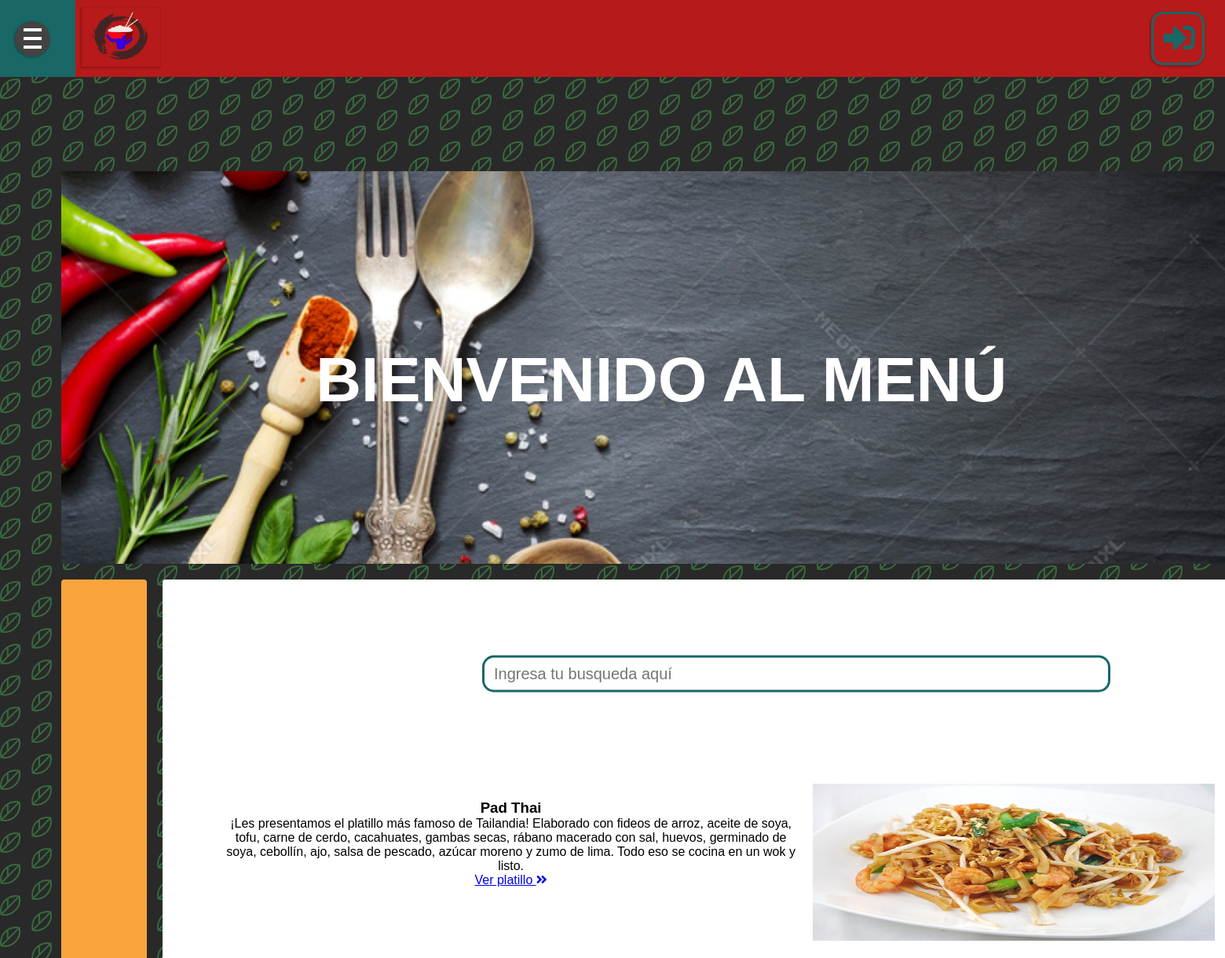
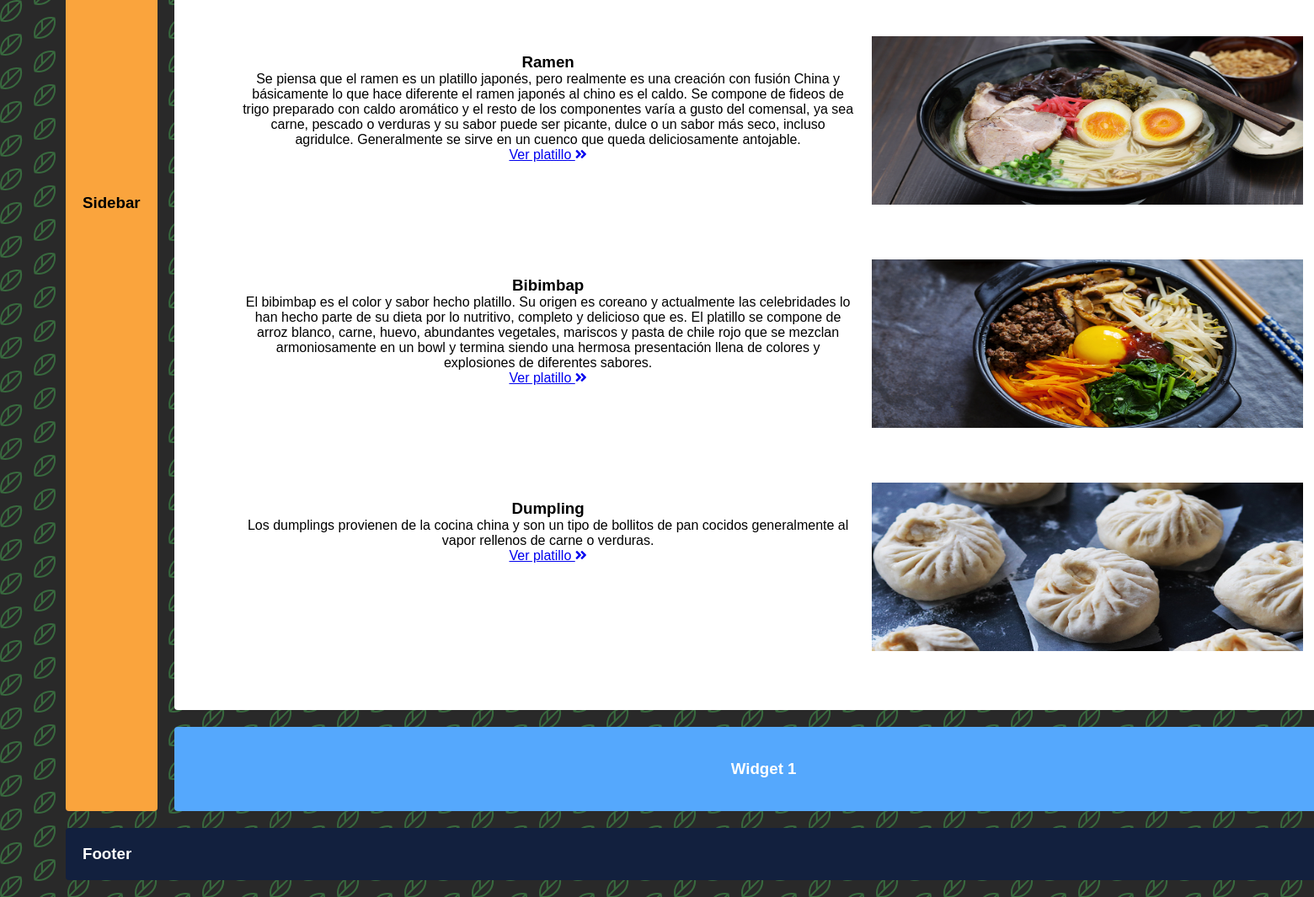
The page /menu on the database its author committed (2 pictures, top to bottom).
### tables this page shows
CREATE TABLE platos (
	id INTEGER NOT NULL PRIMARY KEY AUTOINCREMENT,
	plato TEXT(60) NOT NULL,
	descripcion TEXT(255),
	imagen TEXT(200),
	precio REAL
, id_disponiblidad INTEGER NOT NULL);

### app.py (the view)
@app.route('/menu', methods=['POST', 'GET'])
def menu():
    with sqlite3.connect("restaurante.db") as con:
        cur = con.cursor()
        cur.execute("SELECT * FROM platos")
        platoslist = cur.fetchall()
        return render_template('menu.html',PL=platoslist)

### templates/menu.html (shortened to what this page needs)
<!DOCTYPE html>
<html lang="es">
<head>
    <link rel="stylesheet" href="../static/css/menu.css">
</head>
<body>
    {% include 'layout.html' %}
    <div class="menu">
        <div class="arriba">
            <h1>BIENVENIDO AL MENÚ</h1>
        </div>
        <div class="contenido">
            <div class="contbusqueda">
                <form action="{{url_for('search')}}" method="POST">
                    <input type="text" placeholder="Ingresa tu busqueda aquí" class="busquedaqui" id=busqueda name="busqueda">
                </form>
            </div>
            <div class="menupag">
                {% for PLI in PL %}
                <div class="card">
                    <img src="../static/img-platos/{{ PLI.3 }}" alt="Dumpling">
                    <div class="descript">
                        <h3>{{PLI[1]}}</h3>
                        <p>{{PLI[2]}}</p>
                        <a href="#">Ver platillo <i class="fas fa-angle-double-right"></i></a>
                    </div>
                </div>
                {% endfor %}
            </div>
        </div>
        <aside class="sidebar">
            <h3>Sidebar</h3>
        </aside>
        <div class="widget-1">
            <h3>Widget 1</h3>
        </div>
        <footer class="footer">
            <h3>Footer</h3>
        </footer>
    </div>
</body>
</html>

### static/css/menu.css (style rules this page uses)
*, *::before, *::after { margin:0; padding:0; box-sizing:border-box; }
:root { --color-yellow:#b61a1a; --color-red:#196767; --color-blue-dark:#434343; --color-blue:#4dc75c; --size-btn-collapse: 12rem; --time-animation: 0.3s; --box-shadow: -1px 1px 2px 1px rgba(0,0,0,.2); }
body { background-color: #292929; }
.menu { padding-top: 100px; width:90%; max-width:10000px; margin: 20px auto; display: grid; grid-gap:20px; grid-template-columns: repeat(3,1fr); grid-template-rows:repeat(4,auto); grid-template-areas:"arriba arriba arriba arriba" "sidebar contenido contenido contenido" "sidebar contenido contenido contenido" "sidebar widget-1 widget-1 widget-1" "footer footer footer footer" ; }
.menu .contenido { grid-area:contenido; width:1400px; }
.menu div,.menu .arriba,.menu .sidebar,.menu .footer { background:#fff; padding:20px; border-radius: 4px; }
.menu .arriba { background:url(../images/imagesindex/menuback.PNG) center/cover;; color:white; grid-area:arriba; height:500px; }
.menu .arriba h1 { padding-top: 200px; padding-bottom:100px; font-size:80px; text-align:center; }
.menupag { height: auto; display:grid; text-align: center; align-items:center; justify-content: center; padding-top:20px; gap:25px; margin:10px 0; margin-top: 200px; grid-template-columns: 1fr; }
.menupag .card img { width:100%; height: 200px; grid-area:img; }
.menupag .card .descript { grid-area: descript; }
.menupag .card { display:grid; grid-template-columns: 60% 40%; grid-template-areas:"descript img" ; }
.menu .sidebar { background:#FAA43d; text-align:center; display:flex; align-items:center; justify-content:center; height:auto; grid-area:sidebar; }
.menu .widget-1 { background:#55a8fd; color:white; height: 100px; text-align: center; display:flex; align-items:center; justify-content: center; grid-area:widget-1 }
.menu .footer { background:#12203e; color:white; grid-area:footer; }
.contbusqueda { position: absolute; margin-top:100px; left:65%; transform: translate(-50%, -50%); }
input.busquedaqui { height:auto; padding:9px 10px 9px 12px; outline:none; font-size:20px; border-radius: 15px; color:#444; border: 3px solid var(--color-red); width: 800px; transition: var(--time-animation) }

### static/css/layout.css (style rules this page uses)
*, *::before, *::after { margin:0; padding:0; box-sizing:border-box; }
:root { --color-yellow:#b61a1a; --color-red:#196767; --color-blue-dark:#434343; --color-blue:#4dc75c; --size-btn-collapse: 12rem; --time-animation: 0.3s; --box-shadow: -1px 1px 2px 1px rgba(0,0,0,.2); }
body { font-family: sans-serif; }

### rows shown on the page
platos: imagen (picture), plato "Pad Thai", descripcion "¡Les presentamos el platillo más famoso de Tailandia! Elaborado con fideos de arroz, aceite de soya, tofu, carne de cerdo, cacahuates, gambas secas, rábano macerado con sal, huevos, germinado de soya, cebollín, ajo, salsa de pescado, azúcar moreno y zumo de lima. Todo eso se cocina en un wok y listo."
platos: imagen (picture), plato "Ramen", descripcion "Se piensa que el ramen es un platillo japonés, pero realmente es una creación con fusión China y básicamente lo que hace diferente el ramen japonés al chino es el caldo. Se compone de fideos de trigo preparado con caldo aromático y el resto de los componentes varía a gusto del comensal, ya sea carne, pescado o verduras y su sabor puede ser picante, dulce o un sabor más seco, incluso agridulce. Generalmente se sirve en un cuenco que queda deliciosamente antojable."
platos: imagen (picture), plato "Bibimbap", descripcion "El bibimbap es el color y sabor hecho platillo. Su origen es coreano y actualmente las celebridades lo han hecho parte de su dieta por lo nutritivo, completo y delicioso que es. El platillo se compone de arroz blanco, carne, huevo, abundantes vegetales, mariscos y pasta de chile rojo que se mezclan armoniosamente en un bowl y termina siendo una hermosa presentación llena de colores y explosiones de diferentes sabores."
platos: imagen (picture), plato "Dumpling", descripcion "Los dumplings provienen de la cocina china y son un tipo de bollitos de pan cocidos generalmente al vapor rellenos de carne o verduras."
